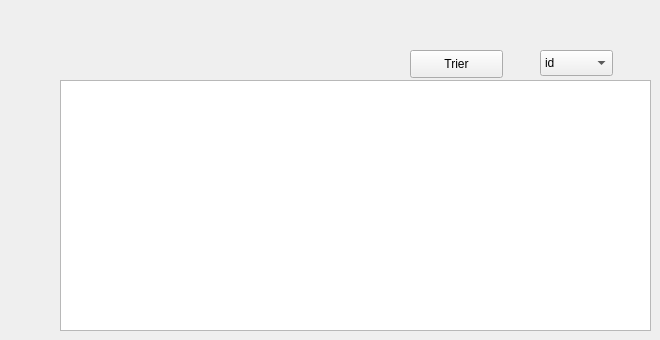
     <widget class="QWidget" name="tab_5">
      <attribute name="title">
       <string>Trier</string>
      </attribute>
      <widget class="QTableView" name="tabtlc">
       <property name="geometry">
        <rect>
         <x>60</x>
         <y>80</y>
         <width>591</width>
         <height>251</height>
        </rect>
       </property>
      </widget>
      <widget class="QPushButton" name="Trier_local">
       <property name="geometry">
        <rect>
         <x>410</x>
         <y>50</y>
         <width>93</width>
         <height>28</height>
        </rect>
       </property>
       <property name="text">
        <string>Trier</string>
       </property>
      </widget>
      <widget class="QComboBox" name="boxlc">
       <property name="geometry">
        <rect>
         <x>540</x>
         <y>50</y>
         <width>73</width>
         <height>26</height>
        </rect>
       </property>
       <item>
        <property name="text">
         <string>id</string>
        </property>
       </item>
       <item>
        <property name="text">
         <string>type</string>
        </property>
       </item>
       <item>
        <property name="text">
         <string>prix</string>
        </property>
       </item>
       <item>
        <property name="text">
         <string>superficie</string>
        </property>
       </item>
       <item>
        <property name="text">
         <string>duree</string>
        </property>
       </item>
      </widget>
     </widget>
